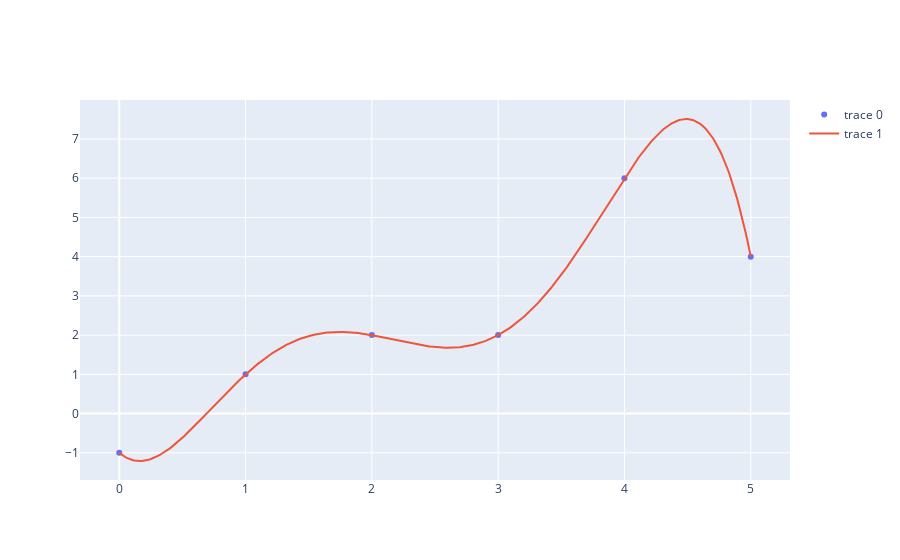

Notebook cell for this chart:
### Code cell
#拉格朗日插值
data=[[0,-1],[1,1],[2,2],[3,2],[4,6],[5,4]]
data_x=[t[0] for t in data]
data_y=[t[1] for t in data]


#计算分母denominator

#计算p(x)
def px(k,x,data_x):
    n=len(data_x)
    ans=1
    for j in range(n):
        if j==k:continue
        ans*=(x-data_x[j])
    return ans#闭包
def L(data_x,data_y,x):
    n=len(data)
    deno=[]
    for i in range(n):
        ans=1
        for j in range(n):
            if i==j:continue
            ans*=(data_x[i]-data_x[j])
        deno.append(ans)
    value=0
    for i in range(n):
        value+=data_y[i]*px(i,x,data_x)/deno[i]
    return(value)
L(data_x,data_y,4)

import numpy as np
import plotly.graph_objects as go

fig=go.Figure()
data=np.array(data)
fig.add_trace(go.Scatter(x=data[:,0],y=data[:,1],mode="markers"))
X=np.linspace(data[:,0].min(),data[:,0].max(),500)
fig.add_trace(go.Scatter(x=X,y=L(data_x,data_y,X),mode="lines"))

### Figure 1 — Plotly figure (JSON) as saved in the notebook; plotly's stock layout.template omitted (floating-point values rounded to 4 significant figures; data arrays with more than 128 entries replaced by an {"elided": "..."} marker saying what was removed)
{"data": [{"mode": "markers", "type": "scatter", "x": [0, 1, 2, 3, 4, 5], "y": [-1, 1, 2, 2, 6, 4]}, {"mode": "lines", "type": "scatter", "x": {"elided": "500 float values"}, "y": {"elided": "500 float values"}}], "layout": {}}
